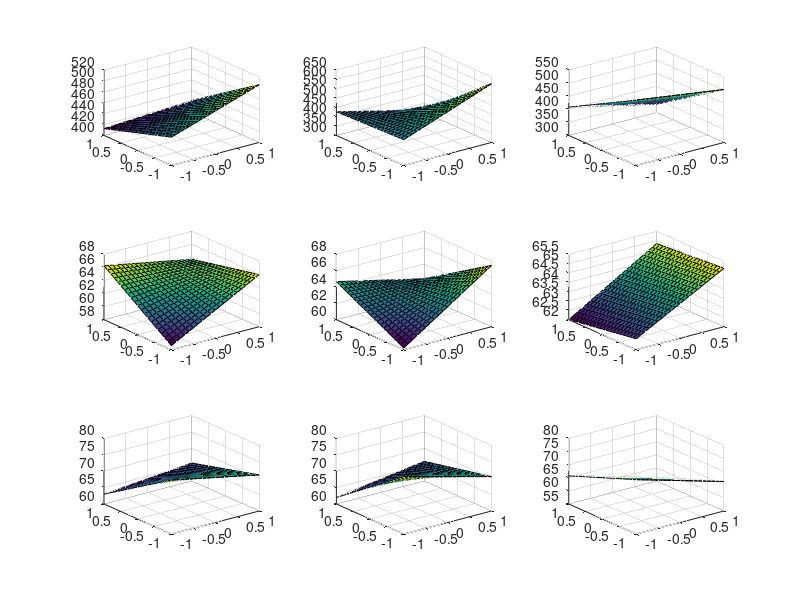

This chart was generated by the following MATLAB code:

clear all; close all;
d1= -1:.1:1;
d2= -1:.1:1;
figure 
%Cook Time: Delay vs Water Temp
subplot(3,3,1)
[D1,D2] = meshgrid(d1,d2);
y = 447.998 + 15.859*D1-30.8151*D2-11.17*D1.*D2;
surf(D1,D2,y);

%Cook Time: Delay vs Propeller
subplot(3,3,2)
[D1,D2] = meshgrid(d1,d2);
y = 447.998 + 15.859*D1-77.95*D2-72.5*D1.*D2;
surf(D1,D2,y);

%Cook Time: Water vs Propeller
subplot(3,3,3)
[D1,D2] = meshgrid(d1,d2);
y = 447.998 + -30.8151*D1-77.95*D2-7.25*D1.*D2;
surf(D1,D2,y);

%Final Temp: Delay vs Water
subplot(3,3,4)
[D1,D2] = meshgrid(d1,d2);
y = 63.64 + 1.205*D1+1.344*D2-2.465*D1.*D2;
surf(D1,D2,y);

%Final Temp: Delay vs Propeller
subplot(3,3,5)
[D1,D2] = meshgrid(d1,d2);
y = 63.6402 + 1.205*D1-0.2153*D2-2.44*D1.*D2;
surf(D1,D2,y);

%Final Temp: Water vs Propeller
subplot(3,3,6)
[D1,D2] = meshgrid(d1,d2);
y = 63.6402 + 1.344*D1-0.215*D2+0.0734*D1.*D2;
surf(D1,D2,y);

%Material Loss: Delay vs Water
subplot(3,3,7)
[D1,D2] = meshgrid(d1,d2);
y = 69 + -.75*D1+-4.75*D2+2*D1.*D2;
surf(D1,D2,y);

%Material Loss: Delay vs Propeller
subplot(3,3,8)
[D1,D2] = meshgrid(d1,d2);
y = 69 + -.75*D1-5*D2+2.75*D1.*D2;
surf(D1,D2,y);

%Material Loss: Water vs Propeller
subplot(3,3,9)
[D1,D2] = meshgrid(d1,d2);
y = 69 + -4.75*D1-5*D2+-3,75*D1.*D2;
surf(D1,D2,y);